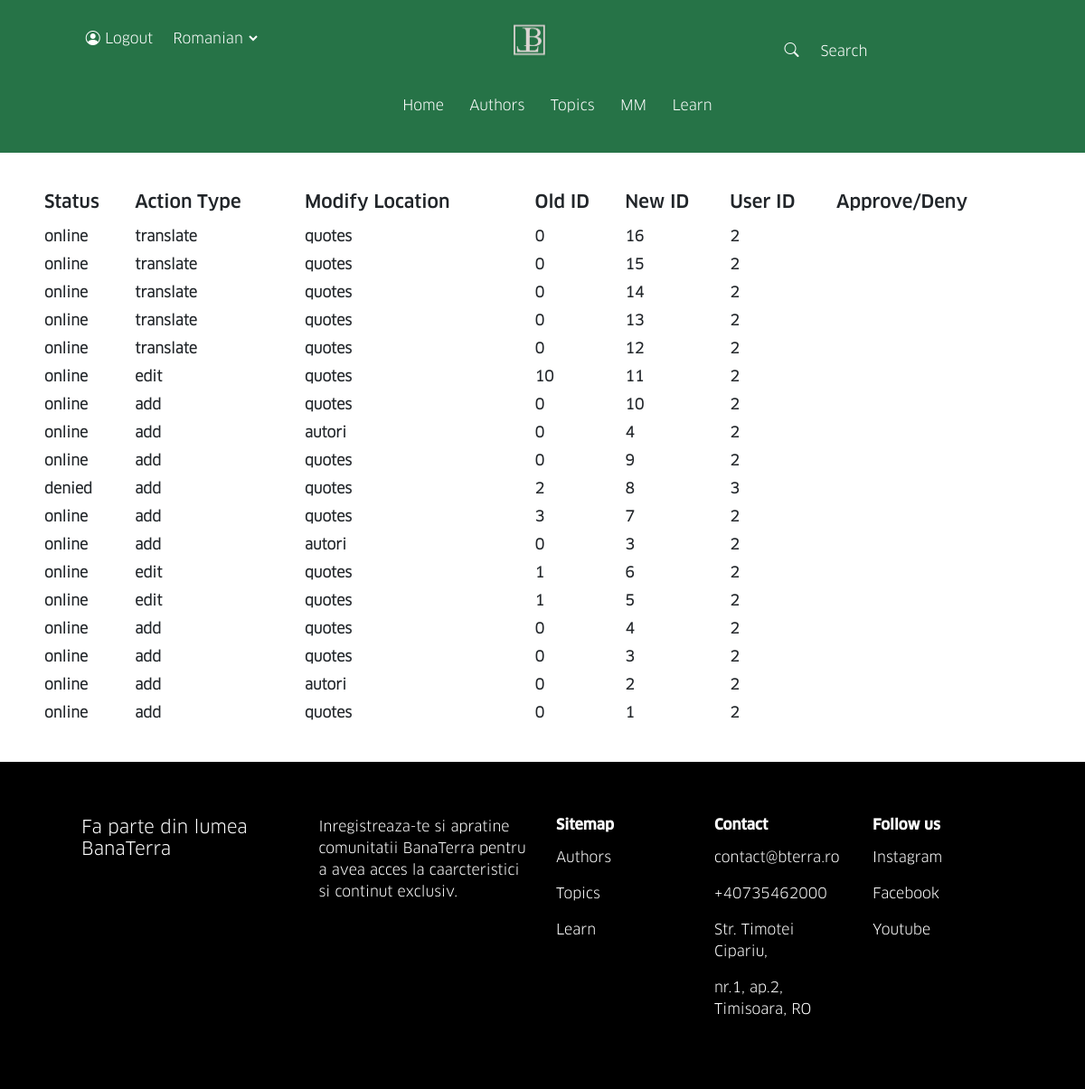
The page /requests.php (signed in) on the database its author committed.
### tables this page shows
CREATE TABLE `requests` (
  `id` int(11) NOT NULL,
  `status` varchar(20) NOT NULL,
  `action_type` varchar(10) NOT NULL,
  `modify_type` varchar(20) NOT NULL,
  `old_id` int(11) NOT NULL,
  `new_id` int(11) NOT NULL,
  `user_id` int(11) NOT NULL
);

### lang.php (called while the page is built, shortened)
<?php
include 'connection.php';
$sql = "SELECT * FROM `lang` WHERE `active`=\"1\";";
$result = mysqli_query($conn, $sql);
?>

### requests.php (the view, shortened to what this page needs)
<?php
if(!isset($_SESSION["loggedin"]) || $_SESSION["loggedin"] !== true){
	$link="login.php";
	$text="Login";
}
else
{
	$link="_logout.php";
	$text="Logout";
}
include 'connection.php';
$sql = "SELECT * FROM requests ORDER BY `requests`.`id` DESC";
$resultsss = mysqli_query($conn, $sql);
?>
<!DOCTYPE html>
<html lang="en">
	<head>
		<link rel="stylesheet" href="https://cdnjs.cloudflare.com/ajax/libs/font-awesome/4.7.0/css/font-awesome.min.css" />
		<link rel="stylesheet" href="https://cdn.jsdelivr.net/npm/bootstrap-icons@1.10.5/font/bootstrap-icons.css" />
		<link
			href="https://cdn.jsdelivr.net/npm/bootstrap@5.3.0/dist/css/bootstrap.min.css"
			rel="stylesheet"
 />
		<link
			rel="stylesheet"
			type="text/css"
			href="https://stackpath.bootstrapcdn.com/bootstrap/4.1.0/css/bootstrap.min.css" />
		<link
			rel="stylesheet"
			type="text/css"
			href="https://stackpath.bootstrapcdn.com/font-awesome/4.7.0/css/font-awesome.min.css" />
		<link rel="stylesheet" href="css/style.css" />
		<link rel="stylesheet" href="css/cerculete.css" />
	</head>
	<body>
		<section class="nav">
			<div class="row navrow">
				<div class="col-md-4 col-sm-4 col-4">
				<button class="btn no-out-focus white-txt" onclick="location.href='<?php echo $link;?>'"><i class="bi bi-person-circle"></i> <?php echo $text;?></button>
					<select class="no-bg no-out-focus white-txt" data-width="fit">
					<?php
						include "lang.php";
						while($row10= mysqli_fetch_assoc($result))
						{
							echo '<option data-content="'.$row10["code"].'"';
							if($_SESSION["lang"]===$row10["lang_id"])
								echo"selected";
							echo '>'.$row10["name"].'</option>';
						}
						?>
					</select>
				</div>
				<div class="col-md-4 col-sm-4 col-4">
					<img class="logo-sm" src="images/logo.jpg" />
				</div>
				<div class="col-md-4 col-4 d-none d-md-block">
					<form class="d-flex" role="search">
						<button class="btn no-bg no-out-focus white-txt" type="submit">
							<i class="bi bi-search"></i>
						</button>
						<input
							class="form-control me-2 no-out-focus no-bg white-txt"
							type="search"
							placeholder="Search"
							aria-label="Search" />
					</form>
				</div>
				<div class="col-md-4 col-4 col-sm-4 mx-auto">
					<nav class="navbar navbar-expand-lg bg-* justify-content-center">
						<div class="container-fluid">
							<div class="collapse navbar-collapse" id="navbarSupportedContent">
								<ul class="navbar-nav">
									<li class="nav-item">
										<a class="nav-link white-txt" href="/">Home</a>
									</li>
									<li class="nav-item">
										<a class="nav-link white-txt" href="authors.php">Authors</a>
									</li>
									<li class="nav-item">
										<a class="nav-link white-txt" href="topics.php">Topics</a>
									</li>
									<li class="nav-item">
										<a class="nav-link white-txt" href="mm.php">MM</a>
									</li>
									<li class="nav-item">
										<a class="nav-link white-txt" href="learn.php">Learn</a>
									</li>
								</ul>
							</div>
						</div>
					</nav>
				</div>
			</div>
		</section>
		<section class="banaterra sect-padding after-sect-padding">
			<div class="container">
            <table>
                <tr>
                    <th><h5>Status</h5></th>
                    <th><h5>Action Type</h5></th>
                    <th><h5>Modify Location</h5></th>
                    <th><h5>Old ID</h5></th>
					<th><h5>New ID</h5></th>
                    <th><h5>User ID</h5></th>
                    <th><h5>Approve/Deny</h5></th>
                </tr>
						<?php
						while($row= mysqli_fetch_assoc($resultsss))
							{
                            echo '<tr>
                                    <th>'.$row["status"].'</th>
                                    <th>'.$row["action_type"].'</th>
                                    <th>'.$row["modify_type"].'</th>
                                    <th>'.$row["old_id"].'</th>
									<th>'.$row["new_id"].'</th>
                                    <th>'.$row["user_id"].'</th>';
                                echo'</tr>';
							}
						?>
            </table>
			</div>
		</section>
		<footer>
			<div class="container cont-5-padding footer">
				<div class="row">
					<div class="col-md-3">
						<h5>
							Fa parte din lumea <br />
							BanaTerra
						</h5>
					</div>
					<div class="col-md-3">
						<p>
							Inregistreaza-te si apratine comunitatii BanaTerra pentru a avea acces la caarcteristici si continut
							exclusiv.
						</p>
						<a href="register.php">Register area</a>
					</div>
					<div class="col-md-6" id="footer-menu">
						<div class="row menu">
							<div class="col-md-4">
								<h6>Sitemap</h6>
								<p><a class="footer-link" href="">Authors</a></p>
								<p><a class="footer-link" href="">Topics</a></p>
								<p><a class="footer-link" href="">Learn</a></p>
							</div>
							<div class="col-md-4">
								<h6>Contact</h6>
								<p>contact@bterra.ro</p>
								<p>+40735462000</p>
								<p>Str. Timotei Cipariu,</p>
								<p>nr.1, ap.2, Timisoara, RO</p>
							</div>
							<div class="col-md-4">
								<h6>Follow us</h6>
								<p>Instagram</p>
								<p>Facebook</p>
								<p>Youtube</p>
							</div>
						</div>
					</div>
				</div>
			</div>
		</footer>
	</body>
</html>

### css/style.css (style rules this page uses)
.nav { background-color: #267347; }
body { font-family: 'ClanProRegular'; background-color: rgb(241, 237, 233); }
.navrow { width:100vw; text-align: center; }
.col-4 { text-align: center; }
.nav { padding: 2% 0; }
.white-txt { color: white; }
.logo-sm { height: 40px; aspect-ratio: 1; }
.no-bg, .no-bg:focus, .no-bg:active { box-sizing: unset; background: none; border:none; }
.nav-item { margin: 0 2%; }
.sect-padding { padding-top: 3%; }
a, a:hover { text-decoration: none; color: black; }
footer { background-color: #000000; color: #ffffff; }
.chooser .dropdown,button { display: inline; }
.footer { padding: 2% 0; }
footer h6 { padding-bottom: 5%; font-weight: bolder; font-family: "ClanProMedium"; }
#footer-menu a { color:white; margin-top:5%; }
.autori, .cont-5-padding { padding:5% }
.banaterra, .white-bg { background-color: white; }
.banaterra h5, .donate h5 { font-family: "ClanProMedium"; }
.after-sect-padding { padding-bottom: 3%; }
form { width: 70%; margin: 2% 15%; }
table { width:100%; border-collapse: separate; border-spacing: 3px 5px; }

### rows shown on the page
requests: status "online", action_type "translate", modify_type "quotes", old "0", new "16", user "2"
requests: status "online", action_type "translate", modify_type "quotes", old "0", new "15", user "2"
requests: status "online", action_type "translate", modify_type "quotes", old "0", new "14", user "2"
requests: status "online", action_type "translate", modify_type "quotes", old "0", new "13", user "2"
requests: status "online", action_type "translate", modify_type "quotes", old "0", new "12", user "2"
requests: status "online", action_type "edit", modify_type "quotes", old "10", new "11", user "2"
requests: status "online", action_type "add", modify_type "quotes", old "0", new "10", user "2"
requests: status "online", action_type "add", modify_type "autori", old "0", new "4", user "2"
requests: status "online", action_type "add", modify_type "quotes", old "0", new "9", user "2"
requests: status "denied", action_type "add", modify_type "quotes", old "2", new "8", user "3"
requests: status "online", action_type "add", modify_type "quotes", old "3", new "7", user "2"
requests: status "online", action_type "add", modify_type "autori", old "0", new "3", user "2"
requests: status "online", action_type "edit", modify_type "quotes", old "1", new "6", user "2"
requests: status "online", action_type "edit", modify_type "quotes", old "1", new "5", user "2"
requests: status "online", action_type "add", modify_type "quotes", old "0", new "4", user "2"
requests: status "online", action_type "add", modify_type "quotes", old "0", new "3", user "2"
requests: status "online", action_type "add", modify_type "autori", old "0", new "2", user "2"
requests: status "online", action_type "add", modify_type "quotes", old "0", new "1", user "2"

### other values the page prints
$text "Logout"
form field value "Romanian"
